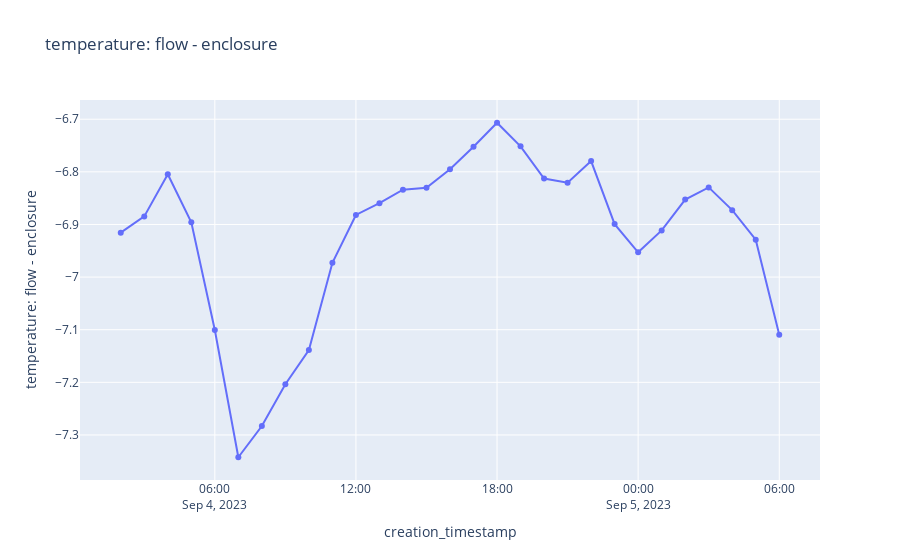

The code cell stored with this chart in its notebook:
### Code cell
# Temperature Delta
col_name = "temperature: flow - enclosure"

df_temp = df_a.with_columns((pl.col("sht45_temperature") - pl.col("enclosure_bme280_temperature")).alias(col_name)) \
.select("creation_timestamp","system_name",col_name).collect()

import plotly.express as px

fig = px.line(df_temp, x="creation_timestamp", y=col_name, markers=True, title = col_name)
fig.show()

### Figure 1 — Plotly figure (JSON) as saved in the notebook; plotly's stock layout.template omitted (floating-point values rounded to 4 significant figures)
{"data": [{"hovertemplate": "creation_timestamp=%{x}<br>temperature: flow - enclosure=%{y}<extra></extra>", "legendgroup": "", "line": {"color": "#636efa", "dash": "solid"}, "marker": {"symbol": "circle"}, "mode": "lines+markers", "name": "", "orientation": "v", "showlegend": false, "type": "scatter", "x": ["2023-09-04T02:00:00+00:00", "2023-09-04T03:00:00+00:00", "2023-09-04T04:00:00+00:00", "2023-09-04T05:00:00+00:00", "2023-09-04T06:00:00+00:00", "2023-09-04T07:00:00+00:00", "2023-09-04T08:00:00+00:00", "2023-09-04T09:00:00+00:00", "2023-09-04T10:00:00+00:00", "2023-09-04T11:00:00+00:00", "2023-09-04T12:00:00+00:00", "2023-09-04T13:00:00+00:00", "2023-09-04T14:00:00+00:00", "2023-09-04T15:00:00+00:00", "2023-09-04T16:00:00+00:00", "2023-09-04T17:00:00+00:00", "2023-09-04T18:00:00+00:00", "2023-09-04T19:00:00+00:00", "2023-09-04T20:00:00+00:00", "2023-09-04T21:00:00+00:00", "2023-09-04T22:00:00+00:00", "2023-09-04T23:00:00+00:00", "2023-09-05T00:00:00+00:00", "2023-09-05T01:00:00+00:00", "2023-09-05T02:00:00+00:00", "2023-09-05T03:00:00+00:00", "2023-09-05T04:00:00+00:00", "2023-09-05T05:00:00+00:00", "2023-09-05T06:00:00+00:00"], "xaxis": "x", "y": [-6.916, -6.885, -6.805, -6.896, -7.1, -7.342, -7.283, -7.204, -7.139, -6.973, -6.882, -6.86, -6.834, -6.83, -6.795, -6.752, -6.707, -6.751, -6.813, -6.821, -6.78, -6.899, -6.953, -6.911, -6.853, -6.83, -6.873, -6.929, -7.109], "yaxis": "y"}], "layout": {"legend": {"tracegroupgap": 0}, "title": {"text": "temperature: flow - enclosure"}, "xaxis": {"anchor": "y", "domain": [0, 1], "title": {"text": "creation_timestamp"}}, "yaxis": {"anchor": "x", "domain": [0, 1], "title": {"text": "temperature: flow - enclosure"}}}}
